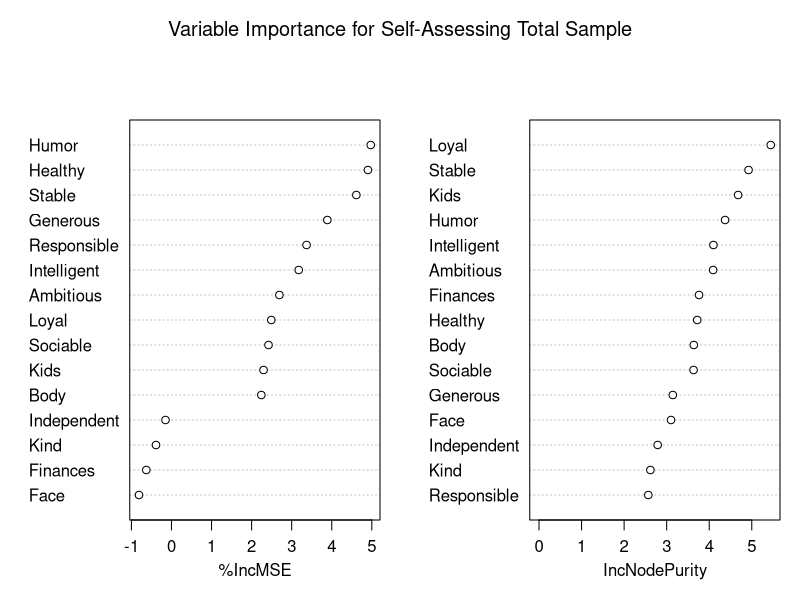
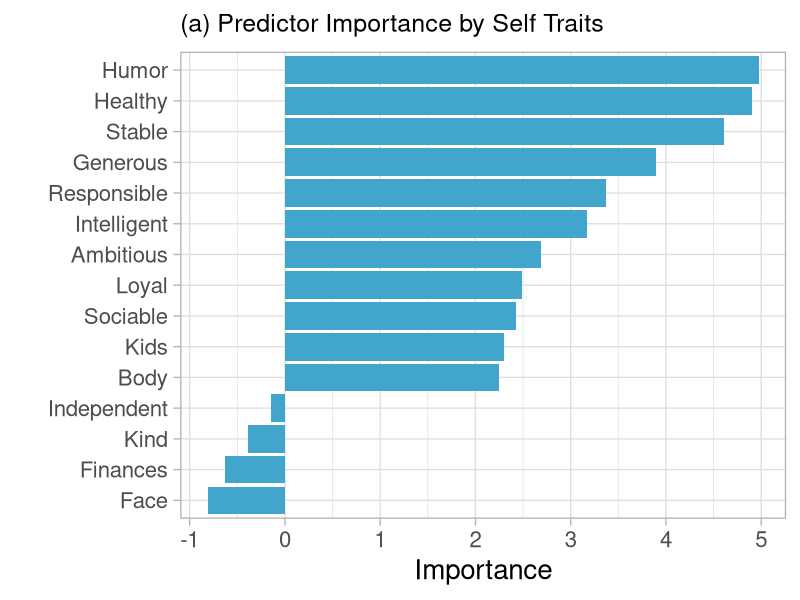

Source code (R) for these figures, in order: (Note: this script raises an error after producing the figures.)
########Try random forest on study 2 data

library(randomForest)
library(ggplot2)

db <- read.csv("DataOriginal.csv",header=TRUE)

dbMen <- db[which(db$Sex=="Male"),]
dbWomen <- db[which(db$Sex=="Female"),]

dbRelation <- db[which(db$Status == "In a committed relationship"),]
dbRelation <- na.omit(dbRelation$Partner_Compared_Overall)




#create interaction terms
db$Ambitious <- db$ImpOppSex_Ambitious * db$You_Relative_Ambitious
db$Body <- db$ImpOppSex_Body * db$You_Relative_Body
db$Face <- db$ImpOppSex_Face * db$You_Relative_Face
db$Kids <- db$ImpOppSex_Kids * db$You_Relative_Kids
db$Stable <- db$ImpOppSex_Stable * db$You_Relative_Stable
db$Sex <- db$ImpOppSex_Sex * db$You_Relative_Sex
db$Finances <- db$ImpOppSex_Finances * db$You_Relative_Finances
db$Generous <- db$ImpOppSex_Generous * db$You_Relative_Generous
db$Humor <- db$ImpOppSex_Humor * db$You_Relative_Humor
db$Healthy <- db$ImpOppSex_Healthy * db$You_Relative_Healthy
db$Independent <- db$ImpOppSex_Independent * db$You_Relative_Independent
db$Intelligent <- db$ImpOppSex_Intelligent * db$You_Relative_Intelligent
db$Kind <- db$ImpOppSex_Kind * db$You_Relative_Kind
db$Loyal <- db$ImpOppSex_Loyal * db$You_Relative_Loyal
db$Responsible <- db$ImpOppSex_Responsible * db$You_Relative_Responsible
db$Sociable <- db$ImpOppSex_Sociable * db$You_Relative_Sociable

#create interactions for partner evaluations 
db$Ambitious <- db$ImpYou_Ambitious * db$Partner_Ambitious
db$Body <- db$ImpYou_Body * db$Partner_Body
db$Face <- db$ImpYou_Face * db$Partner_Face
db$Kids <- db$ImpYou_Kids * db$Partner_Kids
db$Stable <- db$ImpYou_Stable * db$Partner_Stable
db$Sex <- db$ImpYou_Sex * db$Partner_Sex
db$Finances <- db$ImpYou_Finances * db$Partner_Finances
db$Generous <- db$ImpYou_Generous * db$Partner_Generous
db$Humor <- db$ImpYou_Humor * db$Partner_Humor
db$Healthy <- db$ImpYou_Healthy * db$Partner_Healthy
db$Independent <- db$ImpYou_Independent * db$Partner_Independent
db$Intelligent <- db$ImpYou_Intelligent * db$Partner_Intelligent
db$Kind <- db$ImpYou_Kind * db$Partner_Kind
db$Loyal <- db$ImpYou_Loyal * db$Partner_Loyal
db$Responsible <- db$ImpYou_Responsible * db$Partner_Responsible
db$Sociable <- db$ImpYou_Sociable * db$Partner_Sociable


#########For self
dbT <- db[,c(54,73:87)]
dbT <- na.omit(dbT)

set.seed(8345)
rf <- randomForest(You_Relative_Overall~., data=dbT, ntree=500, mtry = 2, importance=TRUE)
rf

varImpPlot(rf, main="Variable Importance for Self-Assessing Total Sample")
varUsed(rf)
names(dbT)

imp <- importance(rf, type=1)
featureImportance <- data.frame(Feature=row.names(imp), 
                                Importance=imp[,1])

png(filename="study2Self.png")

p <- ggplot(featureImportance, aes(x=reorder(Feature, Importance), 
                                   y=Importance)) +
  geom_bar(stat="identity", fill="#42A5CC") +
  coord_flip() + 
  theme_light(base_size=20) +
  xlab("") +
  ylab("Importance") + 
  ggtitle("(a) Predictor Importance by Self Traits") +
  theme(plot.title=element_text(size=18))
p

dev.off()

#########For partners
dbT <- db[,c(72,89:103)]
dbT <- na.omit(dbT)

set.seed(8345)
rf <- randomForest(Partner_Compared_Overall~., data=dbT, ntree=500, mtry = 4, importance=TRUE)
rf

varImpPlot(rf, main="Variable Importance for Partner-Assessing Total Sample")
varUsed(rf)
names(dbT)

imp <- importance(rf, type=1)
featureImportance <- data.frame(Feature=row.names(imp), 
                                Importance=imp[,1])

png(filename="study2Partners.png")

p <- ggplot(featureImportance, aes(x=reorder(Feature, Importance), 
                                   y=Importance)) +
  geom_bar(stat="identity", fill="#42A5CC") +
  coord_flip() + 
  theme_light(base_size=20) +
  xlab("") +
  ylab("Importance") + 
  ggtitle("(b) Predictor Importance by Partner Traits") +
  theme(plot.title=element_text(size=18))
p

dev.off()


#interaction terms of self-perceptions x what you find important
db$Ambitious <- db$ImpYou_Ambitious * db$You_Relative_Ambitious
db$Body <- db$ImpYou_Body * db$You_Relative_Body
db$Face <- db$ImpYou_Face * db$You_Relative_Face
db$Kids <- db$ImpYou_Kids * db$You_Relative_Kids
db$Stable <- db$ImpYou_Stable * db$You_Relative_Stable
db$Sex1 <- db$ImpYou_Sex * db$You_Relative_Sex
db$Finances <- db$ImpYou_Finances * db$You_Relative_Finances
db$Generous <- db$ImpYou_Generous * db$You_Relative_Generous
db$Humor <- db$ImpYou_Humor * db$You_Relative_Humor
db$Healthy <- db$ImpYou_Healthy * db$You_Relative_Healthy
db$Independent <- db$ImpYou_Independent * db$You_Relative_Independent
db$Intelligent <- db$ImpYou_Intelligent * db$You_Relative_Intelligent
db$Kind <- db$ImpYou_Kind * db$You_Relative_Kind
db$Loyal <- db$ImpYou_Loyal * db$You_Relative_Loyal
db$Responsible <- db$ImpYou_Responsible * db$You_Relative_Responsible
db$Sociable <- db$ImpYou_Sociable * db$You_Relative_Sociable

dbT <- db[,c(54,73:88)]
dbT <- na.omit(dbT)


set.seed(8345)
rf <- randomForest(You_Relative_Overall~., data=dbT, ntree=500, mtry = 2, importance=TRUE)
rf

varImpPlot(rf, main="Variable Importance for Self-Assessing Total Sample")
varUsed(rf)
names(dbT)

imp <- importance(rf, type=1)
featureImportance <- data.frame(Feature=row.names(imp), 
                                Importance=imp[,1])

png(filename="study2Self.png")

p <- ggplot(featureImportance, aes(x=reorder(Feature, Importance), 
                                   y=Importance)) +
  geom_bar(stat="identity", fill="#42A5CC") +
  coord_flip() + 
  theme_light(base_size=20) +
  xlab("") +
  ylab("Importance") + 
  ggtitle("(a) Predictor Importance by Self Traits") +
  theme(plot.title=element_text(size=18))
p

dev.off()


